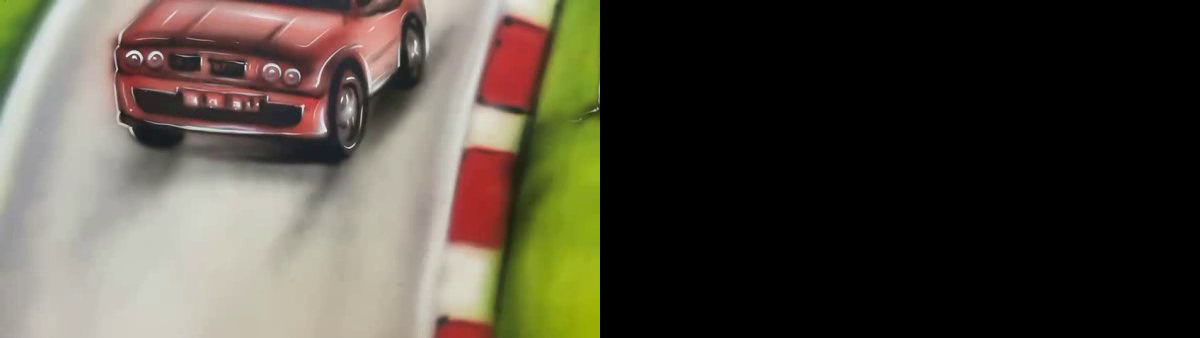
#> input picture frame 8 of gui/4.mp4, 1200 x 338 px, given in place of 1.mp4, which was not available
$ python sarthaks-cut.py
#> lines starting #> are read from the running program, lines starting #| are printed output that depends on the picture; pictures that were not available may be replaced by others from this repository, and a replacement may not be noted
# Sarthak's cut

import cv2
import numpy as np
import imutils
import tqdm
import os

reproj_thresh = 100.0
lowes_ratio = 1.4
minMatches = 5
currentFrameShow = True
needClockWiseRotation = True
showFeatureMatching = True

class VideoStitcher:
    def __init__(self, left_video_in_path, right_video_in_path, video_out_path):
        self.left_video_in_path = left_video_in_path
        self.right_video_in_path = right_video_in_path
        self.video_out_path = video_out_path
        self.saved_homography_matrix = None

    def stitch(self,images):
        (image_left, image_right) = images

        if needClockWiseRotation:
            image_left = cv2.rotate(image_left, cv2.ROTATE_90_CLOCKWISE)
            image_right = cv2.rotate(image_right, cv2.ROTATE_90_CLOCKWISE)

        if currentFrameShow:
            cv2.imshow("left", image_left)
            cv2.imshow("right", image_right)

        (height_left, width_left, channels_left) = image_left.shape
        (height_right, width_right, channels_right) = image_right.shape
        output_shape = width_left + width_right, height_left

        if self.saved_homography_matrix is None:

            (keypoints_left, features_left) = self.detect_and_extract(image_left)
            (keypoints_right, features_right) = self.detect_and_extract(image_right)

            matched_keypoints = self.match_keypoints(keypoints_left, keypoints_right, features_left, features_right)

            if matched_keypoints is None:
                return None
            print("here")
            if showFeatureMatching:
                visual=self.draw_matches(image_left, image_right, keypoints_left, keypoints_right, matched_keypoints[0], matched_keypoints[2])
                cv2.imwrite("matching.png",imutils.resize(visual, width=output_shape[0]))

            self.saved_homography_matrix = matched_keypoints[1]

        # warpPerspective will place the first image on a plane surface based on  the matching keypoints with the
        # second image as computed by the homography matrix
        result_image = cv2.warpPerspective(image_left, self.saved_homography_matrix, output_shape)
        print(image_left.shape, image_right.shape, output_shape)
        # concatinating the image right to the result
        result_image[0:height_right, 0:width_right] = image_right

        return result_image

    @staticmethod
    def detect_and_extract(image):
        # Extracting features from images using SIFT algorithm
        descriptor = cv2.xfeatures2d.SIFT_create()

        # mask is None here as we do not to mask anything, we use mask values when we need to find a particular feature
        (keypoints, features) = descriptor.detectAndCompute(image,None)

        # Keypoint objects to numpy arrays
        keypoints = np.float32([keypoint.pt for keypoint in keypoints])

        return (keypoints, features)

    @staticmethod
    def match_keypoints(keypoints_a, keypoints_b, features_a, features_b):
        # https://docs.opencv.org/4.5.2/dc/dc3/tutorial_py_matcher.html
        matcher = cv2.DescriptorMatcher_create("BruteForce")
        # matcher = cv2.BFMatcher()

        raw_matches = matcher.knnMatch(features_a,features_b, k = 2)
        matches = []

        for raw_match in raw_matches:
            # Ensure the distance is within a certain ratio of each other (i.e. Lowe's ratio test)
            if len(raw_match) == 2 and raw_match[0].distance < raw_match[1].distance * lowes_ratio:
                matches.append((raw_match[0].trainIdx , raw_match[0].queryIdx))

        if len(matches) > minMatches:
            points_a = np.float32([keypoints_a[i] for (_, i) in matches])
            points_b = np.float32([keypoints_b[i] for (i, _) in matches])

            homography_matrix, status = cv2.findHomography(points_a, points_b, cv2.RANSAC, reproj_thresh)

            return (matches, homography_matrix, status)

        return None

    @staticmethod
    def draw_matches(image_a, image_b, keypoints_a, keypoints_b, matches, status):
        # Initialize the output visualization image
        (height_a, width_a) = image_a.shape[:2]
        (height_b, width_b) = image_b.shape[:2]
        visualisation = np.zeros(
            (max(height_a, height_b), width_a + width_b, 3), dtype="uint8")
        visualisation[0:height_a, 0:width_a] = image_a
        visualisation[0:height_b, width_a:] = image_b

        for ((train_index, query_index), s) in zip(matches, status):
            # Only process the match if the keypoint was successfully matched
            if s == 1:
                # Draw the match
                point_a = (int(keypoints_a[query_index][0]), int(
                    keypoints_a[query_index][1]))
                point_b = (
                    int(keypoints_b[train_index][0]) + width_a, int(keypoints_b[train_index][1]))
                cv2.line(visualisation, point_a, point_b, (0, 255, 0), 1)

        # return the visualization
        return visualisation

    def run(self):
        left_video = cv2.VideoCapture(self.left_video_in_path)
        right_video = cv2.VideoCapture(self.right_video_in_path)

        frames_video1 = left_video.get(cv2.CAP_PROP_FRAME_COUNT)
        frames_video2 = right_video.get(cv2.CAP_PROP_FRAME_COUNT)
        print("frames ",frames_video1,frames_video2)
        n_frames = int(min(frames_video1, frames_video2))

        fps_video1 = left_video.get(cv2.CAP_PROP_FPS)
        fps_video2 = right_video.get(cv2.CAP_PROP_FPS)
        print("fps ",fps_video1,fps_video2)
        n_fps = min(fps_video1, fps_video2)

        frames = []

        for _ in tqdm.tqdm(np.arange(n_frames)):

            left_ok, left = left_video.read()
            right_ok, right = right_video.read()

            if left_ok and right_ok:
                stitched_frame = self.stitch([left,right])

                if stitched_frame is None:
                    print("Homography -> not computed : not enough matching points")
                    break

                if currentFrameShow:
                    cv2.imshow("Stitched", stitched_frame)

                stitched_frame = imutils.resize(stitched_frame, width=1200)
                frames.append(stitched_frame)

                if cv2.waitKey(1) & 0xFF == ord("q"):
                    break
#> this loop made 1 pass; (key q is pressed on pass 1)
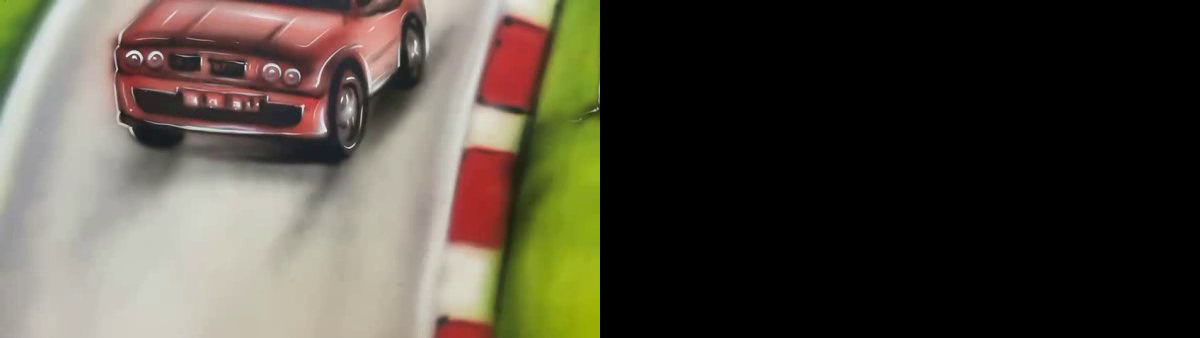
#> input picture frame 8 of gui/4.mp4, 1200 x 338 px, given in place of 1.mp4, which was not available
#> pass 1, in stitch, `image_left = cv2.rotate(image_left, cv2.ROTATE_90_CLOCKWISE)`:
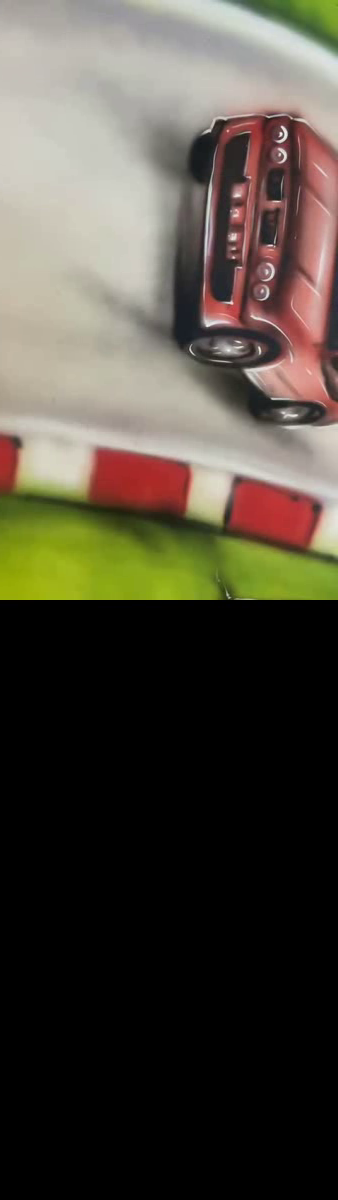
#> image_left: shape (1200, 338, 3); mean B, G, R 61.1, 72.2, 78.1
#> pass 1, in stitch, `visual=self.draw_matches(image_left, image_right, keypoints_left, keyp..`:
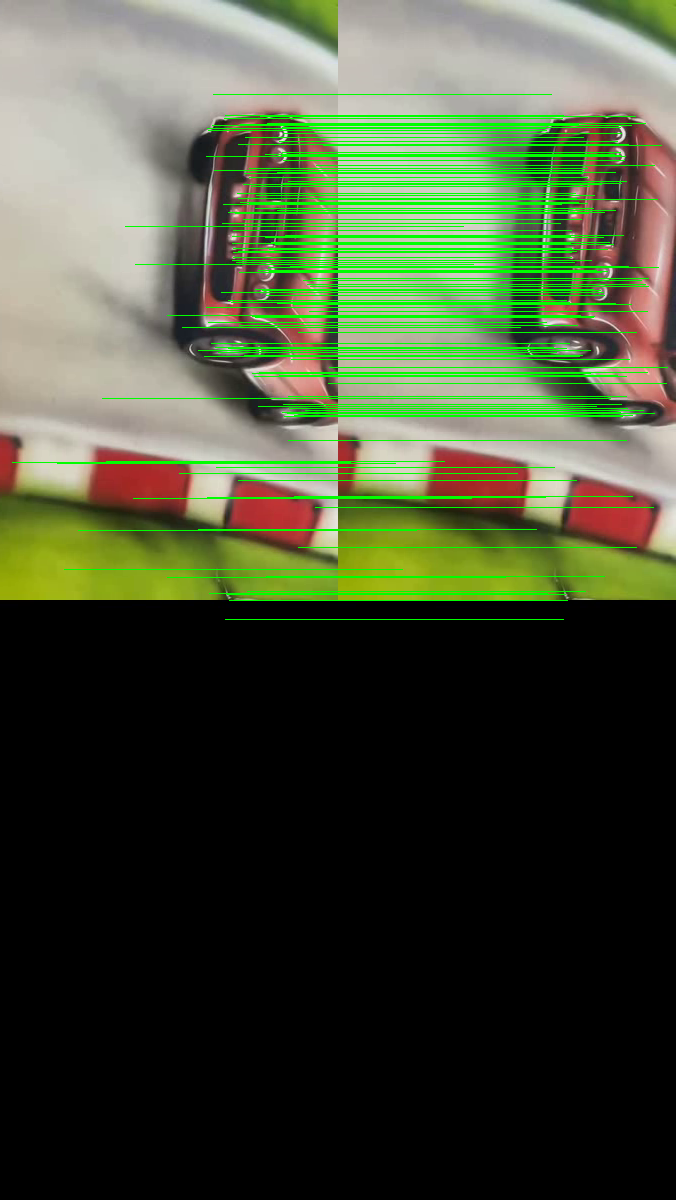
#> visual: shape (1200, 676, 3); mean B, G, R 54.4, 79, 69.6
#> pass 1, in stitch, `result_image = cv2.warpPerspective(image_left, self.saved_homography_m..`:
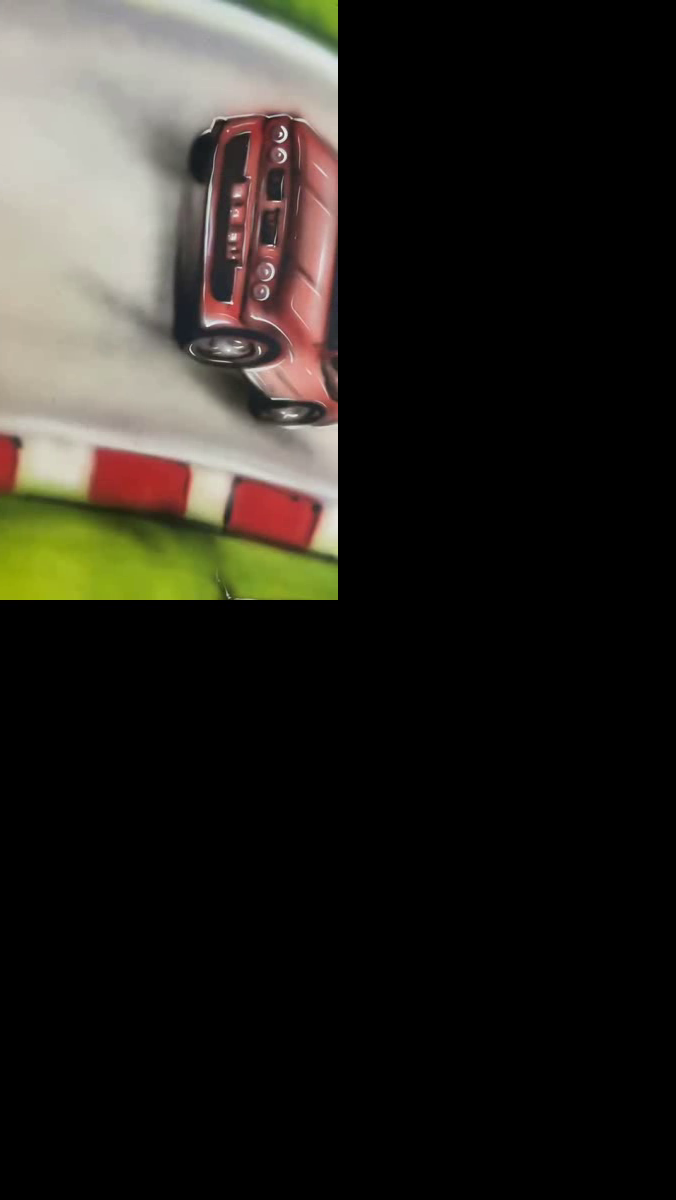
#> result_image: shape (1200, 676, 3); mean B, G, R 30.5, 36.1, 39
#> after the loop, frames = 1 item

        cv2.destroyAllWindows()

stitcher = VideoStitcher(left_video_in_path='/Users/sarthakagrawal/Desktop/stitch/SamsungInput/test/poster/1.mp4',
                         right_video_in_path='/Users/sarthakagrawal/Desktop/stitch/SamsungInput/test/poster/2.mp4',
                         video_out_path='/Users/sarthakagrawal/Desktop/stitch/SamsungInput/test/poster/12.mp4')

stitcher.run()
